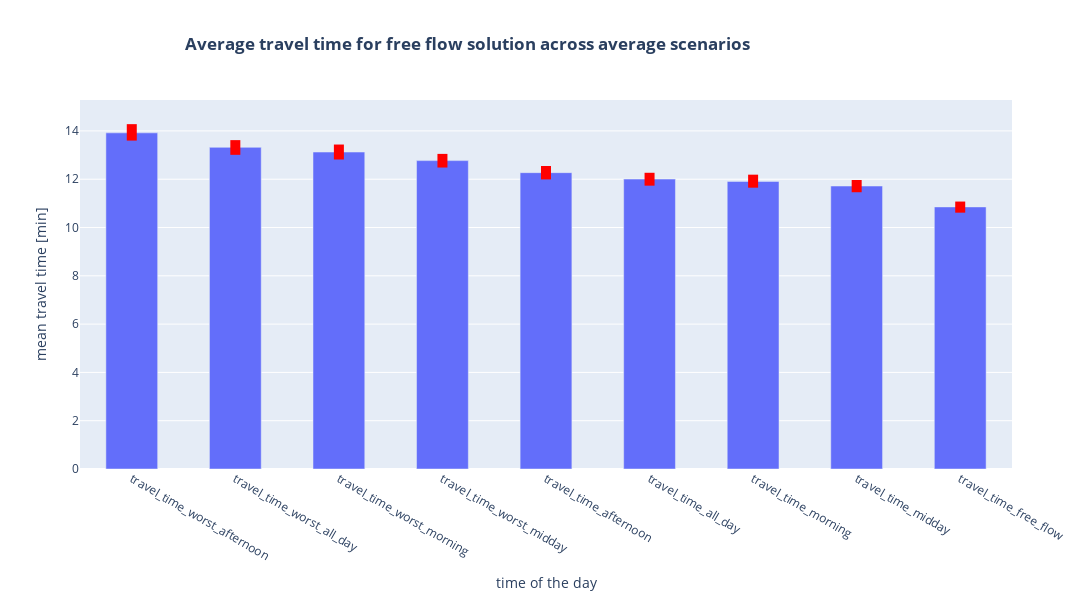

Write notebook code for a chart like this one.
### Code cell
fig = go.Figure()

fig.update_layout(title="<b>Average travel time for free flow solution across average scenarios<b>",
                  title_pad_l=130,
                  height=600,
                  width=1100,
                  xaxis_title="time of the day",
                  yaxis_title="mean travel time [min]")

fig.add_trace(go.Bar(x=mean_ci.index, 
                     y = mean_ci["mean"],
                     width=0.5,
                     name='mean'))

# Add the vertical line
for col in df_min.columns[1:]:
        fig.add_shape(type='line',
                x0=col, y0=mean_ci.loc[col]["lower_bound"],
                x1=col, y1=mean_ci.loc[col]["upper_bound"],
                xref='x', yref='y',
                line=dict(color='red', width=10))

fig.update_yaxes(range=[0, mean_ci["upper_bound"].max()+1])

fig.show()

### Figure 1 — Plotly figure (JSON) as saved in the notebook; plotly's stock layout.template omitted (floating-point values rounded to 4 significant figures)
{"data": [{"name": "mean", "type": "bar", "width": 0.5, "x": ["travel_time_worst_afternoon", "travel_time_worst_all_day", "travel_time_worst_morning", "travel_time_worst_midday", "travel_time_afternoon", "travel_time_all_day", "travel_time_morning", "travel_time_midday", "travel_time_free_flow"], "y": [13.92, 13.32, 13.13, 12.77, 12.27, 12.01, 11.91, 11.72, 10.85]}], "layout": {"height": 600, "shapes": [{"line": {"color": "red", "width": 10}, "type": "line", "x0": "travel_time_free_flow", "x1": "travel_time_free_flow", "xref": "x", "y0": 10.61, "y1": 11.08, "yref": "y"}, {"line": {"color": "red", "width": 10}, "type": "line", "x0": "travel_time_all_day", "x1": "travel_time_all_day", "xref": "x", "y0": 11.73, "y1": 12.27, "yref": "y"}, {"line": {"color": "red", "width": 10}, "type": "line", "x0": "travel_time_morning", "x1": "travel_time_morning", "xref": "x", "y0": 11.65, "y1": 12.19, "yref": "y"}, {"line": {"color": "red", "width": 10}, "type": "line", "x0": "travel_time_midday", "x1": "travel_time_midday", "xref": "x", "y0": 11.46, "y1": 11.97, "yref": "y"}, {"line": {"color": "red", "width": 10}, "type": "line", "x0": "travel_time_afternoon", "x1": "travel_time_afternoon", "xref": "x", "y0": 11.99, "y1": 12.55, "yref": "y"}, {"line": {"color": "red", "width": 10}, "type": "line", "x0": "travel_time_worst_all_day", "x1": "travel_time_worst_all_day", "xref": "x", "y0": 13.01, "y1": 13.62, "yref": "y"}, {"line": {"color": "red", "width": 10}, "type": "line", "x0": "travel_time_worst_morning", "x1": "travel_time_worst_morning", "xref": "x", "y0": 12.82, "y1": 13.44, "yref": "y"}, {"line": {"color": "red", "width": 10}, "type": "line", "x0": "travel_time_worst_midday", "x1": "travel_time_worst_midday", "xref": "x", "y0": 12.48, "y1": 13.05, "yref": "y"}, {"line": {"color": "red", "width": 10}, "type": "line", "x0": "travel_time_worst_afternoon", "x1": "travel_time_worst_afternoon", "xref": "x", "y0": 13.6, "y1": 14.28, "yref": "y"}], "title": {"pad": {"l": 130}, "text": "<b>Average travel time for free flow solution across average scenarios<b>"}, "width": 1100, "xaxis": {"title": {"text": "time of the day"}}, "yaxis": {"range": [0, 15.28], "title": {"text": "mean travel time [min]"}}}}
